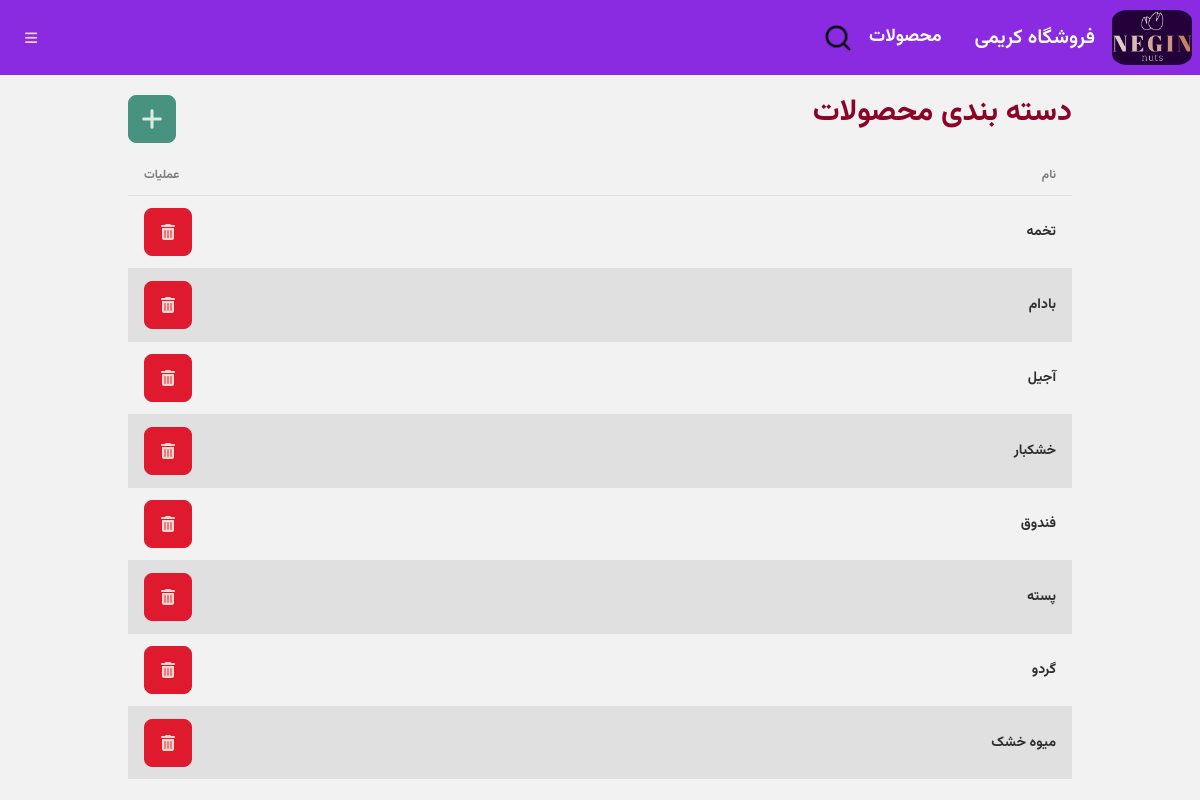
Screenshot of /manage/category (signed in) with the database file from the repository.
### Management/models.py (models this page shows, shortened)
class Category(models.Model):
    name = models.CharField(max_length=200, verbose_name="نام")

### Management/views.py (the view)
# urls.py: path('manage/category', CategoryListView.as_view(), name="category"),
class CategoryListView(LoginRequiredMixin, ListView):
    model = Category
    template_name = 'category.html'

### templates/category.html
{% extends 'navs.html' %}
{% block content %}
<div class="p-5 space-y-3">
    <div class="flex">
        <div class="grow font-bold text-3xl text-primary">دسته بندی محصولات</div>
        <div class="flex-none">
            <a href="{% url 'category_new' %}" class="btn btn-square btn-success"><i class="fa-solid fa-plus text-2xl"></i></a>
        </div>
    </div>
    <div class="overflow-x-auto">
        <table class="table table-zebra">
          <thead>
            <tr>
              <th>نام</th>
              <th class="text-end">عملیات</th>
            </tr>
          </thead>
          <tbody>
          {% for category in object_list %}
            <tr>
              <th>{{ category.name }}</th>
              <td class="text-end"><a
                href="{% url 'category_delete' category.pk %}"
                class="btn btn-square btn-error text-base"
                ><i class="fa-solid fa-trash-can"></i
              ></a></td>
            </tr>
          {% endfor %}
          </tbody>
        </table>
      </div>
</div>
{% endblock content %}

### templates/navs.html (shortened to what this page needs)
{% extends 'base.html' %} {% block nav %}
<head>
</head>
<div class="navbar bg-primary text-primary-content sticky top-0 z-50"style="background-color: blueviolet;">
  <div class="flex-1" >
    <img src="/static/images/logo.png" width="80px" style="border-radius: 20%;">
    <a href="{% url 'home' %}" class="btn btn-ghost normal-case text-xl" style="color: rgb(255, 255, 255);">فروشگاه کریمی</a>
    <div class="dropdown">
      <button class="dropbtn" style="font-size: large;" ><b>محصولات</b></button>
    </div>
    <a href="{% url 'product_search' %}"><img src="/static/images/search_5387974.png" width="30px"></a>
   </div>
  <div class="flex-none">
    <div class="dropdown dropdown-end">
      <label tabindex="0" class="btn btn-ghost"><i class="fa-solid fa-bars"></i></label>
    </div>
  </div>
</div>
<div class="max-w-5xl mx-auto px-5">
  {% block content %}
  {% endblock content %}
</div>
{% endblock nav %}

### templates/base.html (shortened to what this page needs)
{% load static %}
<!DOCTYPE html>
<html lang="en">
  <head>
    <link rel="stylesheet" href="{% static 'src/output.css' %}" />
  </head>
  <body dir="rtl">
    {% block nav %} {% endblock nav %}
  </body>
</html>

### templates/navs.html (style rules this page uses)
.dropbtn { background-color: blueviolet; color: white; padding: 16px; font-size: 16px; border: none; cursor: pointer; }
.dropdown { position: relative; display: inline-block; }

### rows the page displays
Category: name "تخمه"
Category: name "بادام"
Category: name "آجیل"
Category: name "خشکبار"
Category: name "فندوق"
Category: name "پسته"
Category: name "گردو"
Category: name "میوه خشک"
